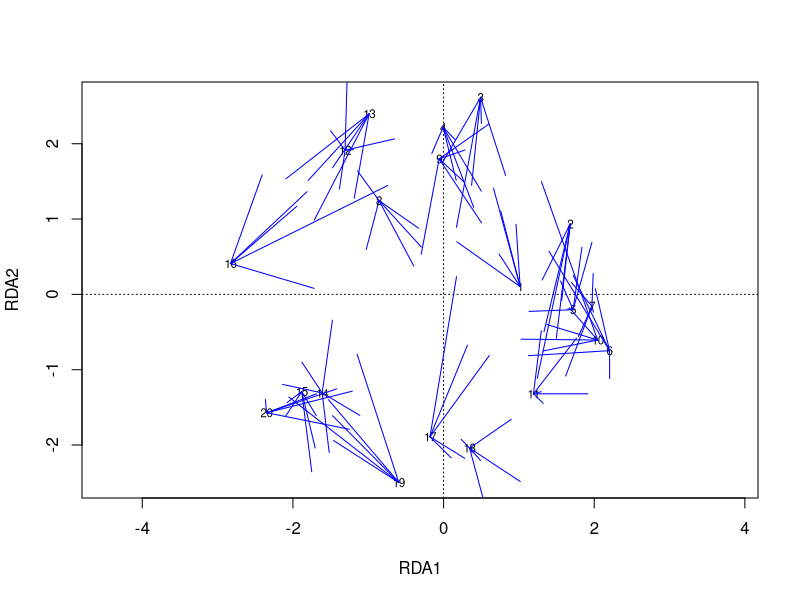

The R script that drew this image:
library(vegan)


### Name: simulate.rda
### Title: Simulate Responses with Gaussian Error or Permuted Residuals for
###   Constrained Ordination
### Aliases: simulate.rda simulate.cca simulate.capscale
### Keywords: models datagen multivariate

### ** Examples

data(dune)
data(dune.env)
mod <- rda(dune ~  Moisture + Management, dune.env)
## One simulation
update(mod, simulate(mod) ~  .)
## An impression of confidence regions of site scores
plot(mod, display="sites")
for (i in 1:5) lines(procrustes(mod, update(mod, simulate(mod) ~ .)), col="blue")
## Simulate a set of null communities with permutation of residuals
simulate(mod, indx = shuffleSet(nrow(dune), 99))
